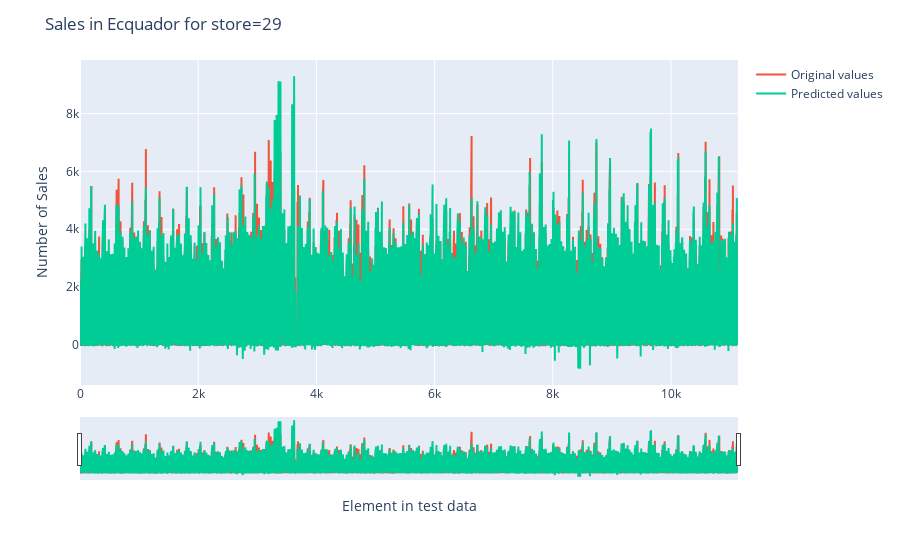

Notebook cell for this chart:
### Code cell
predictions_29 = model_29_inny.predict(X_test_29)

x_29 = list(range(predictions_29.shape[0]))

fig = px.line()
fig.update_xaxes(
    rangeslider_visible = True,
)
fig.add_scatter(x=x_29, y=y_test_29, mode='lines', name='Original values')
fig.add_scatter(x = x_29, y = predictions_29,name="Predicted values")

fig.update_layout(
    title="Sales in Ecquador for store=29",
    xaxis_title="Element in test data",
    yaxis_title="Number of Sales"
)

### Figure 1 — Plotly figure (JSON) as saved in the notebook; plotly's stock layout.template omitted (floating-point values rounded to 4 significant figures; data arrays with more than 128 entries replaced by an {"elided": "..."} marker saying what was removed)
{"data": [{"hovertemplate": "<extra></extra>", "legendgroup": "", "line": {"color": "#636efa", "dash": "solid"}, "marker": {"symbol": "circle"}, "mode": "lines", "name": "", "orientation": "v", "showlegend": false, "type": "scatter", "xaxis": "x", "yaxis": "y"}, {"mode": "lines", "name": "Original values", "type": "scatter", "x": {"elided": "11135 int values"}, "y": {"elided": "11135 float values"}}, {"name": "Predicted values", "type": "scatter", "x": {"elided": "11135 int values"}, "y": {"elided": "11135 float values"}}], "layout": {"legend": {"tracegroupgap": 0}, "margin": {"t": 60}, "title": {"text": "Sales in Ecquador for store=29"}, "xaxis": {"anchor": "y", "domain": [0, 1], "rangeslider": {"visible": true}, "title": {"text": "Element in test data"}}, "yaxis": {"anchor": "x", "domain": [0, 1], "title": {"text": "Number of Sales"}}}}
